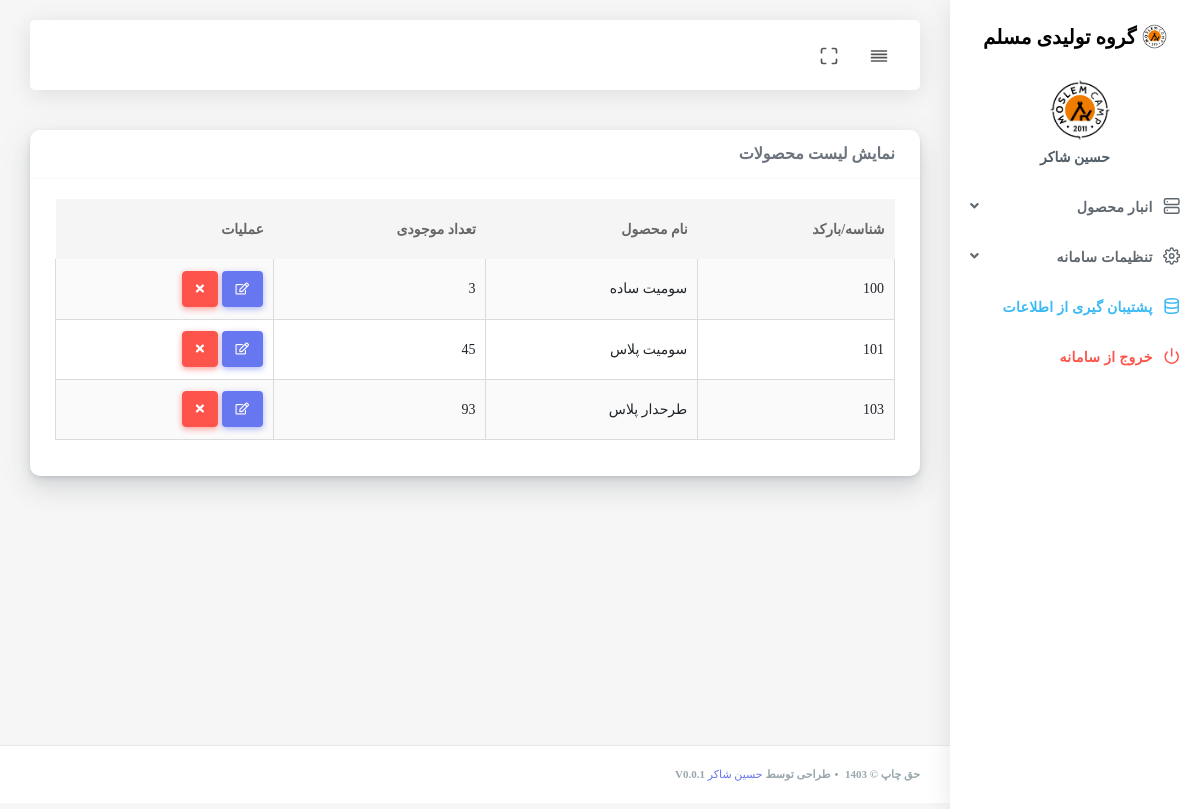
/inc/addons/products/productslist.php (signed in), run on an earlier commit of the app's database.
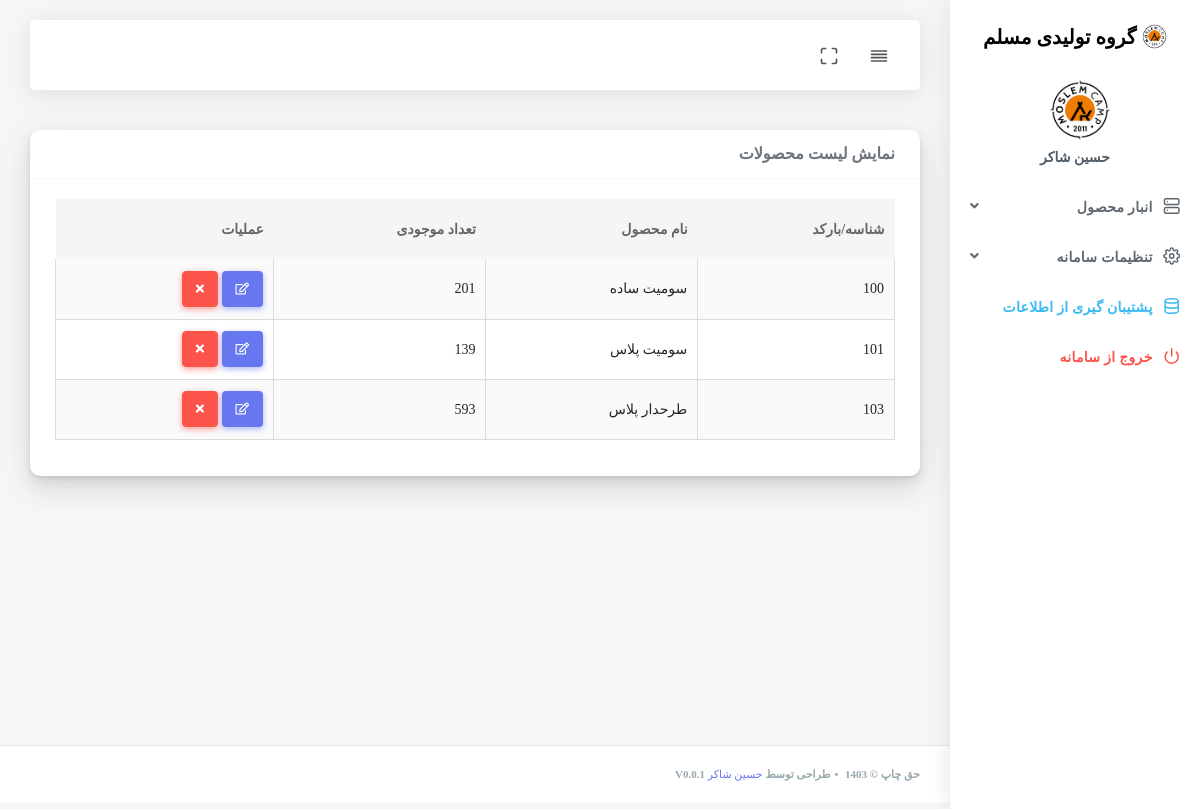
And on a later commit of the database.
### tables this page shows
CREATE TABLE `products` (
  `id` int(11) NOT NULL AUTO_INCREMENT,
  `product_name` text NOT NULL,
  `productqr` int(11) NOT NULL,
  `minStock` int(11) NOT NULL,
  `stock` int(11) NOT NULL,
  PRIMARY KEY (`id`)
);

### inc/addons/products/productslist.php (the view, shortened to what this page needs)
<?php
$title_page = "نمایش لیست محصولات ";
require_once '../../../header.php';
$sql = "SELECT * FROM products";
$result = $connection->query($sql);
?>
<div class="main-content">
    <nav class="row">
        <div class="col-12">
            <div class="card">
                <div class="card-header">
                    <h4><?php echo $title_page;  ?></h4>
                </div>
                <div class="card-body">
                    <div class="table-responsive">
                        <?php if ($result->num_rows > 0) : ?>
                            <table class="table table-striped table-hover" id="tableExport" style="width:100%;">
                                <thead>
                                    <tr>
                                        <th>شناسه/بارکد</th>
                                        <th>نام محصول</th>
                                        <th>تعداد موجودی</th>
                                        <th>عملیات</th>
                                    </tr>
                                </thead>
                                <tbody>
                                    <?php while ($row = $result->fetch_assoc()) : ?>
                                        <tr>
                                            <td><?php echo $row['productqr']; ?></td>
                                            <td><?php echo $row['product_name']; ?></td>
                                            <td><?php echo $row['stock']; ?></td>
                                            <td>
                                                <a href="edit-product.php?id=<?php echo $row['id']; ?>" class="btn btn-icon btn-primary"><i class="far fa-edit"></i></a>
                                                <a href="productslist.php?del=<?php echo $row['id']; ?>" class="btn btn-icon btn-danger"><i class="fas fa-times"></i></a>
                                            </td>
                                        </tr>
                                    <?php endwhile; ?>
                                </tbody>
                            </table>
                        <?php else : ?>
                            <div class="alert alert-info">
                                هیچ محصول اولیه‌ای یافت نشد.
                            </div>
                        <?php endif; ?>
                    </div>
                </div>
            </div>
        </div>
    </div>
</div>
<?php require_once '../../../footer.php'; ?>

What changed in the data, as far as the page shows it:
changed products "سومیت ساده": stock "3" → "201"
changed products "سومیت پلاس": stock "45" → "139"
changed products "طرحدار پلاس": stock "93" → "593"
